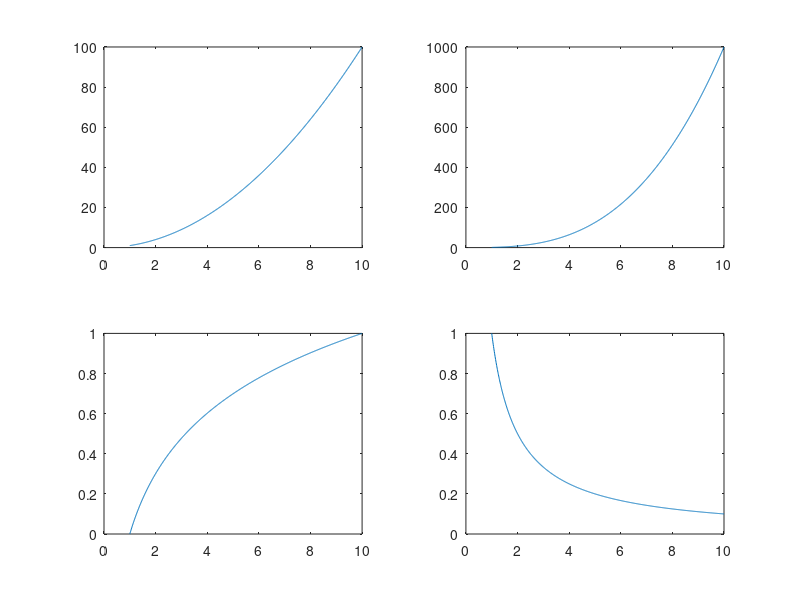

The MATLAB source for this figure:
x = 1:0.01:10;subplot(2, 2, 1);plot(x, x.^2)subplot(2, 2, 2);plot(x, x.^3)subplot(2, 2, 3);plot(x, log10(x))subplot(2, 2, 4);plot(x, 1./x)